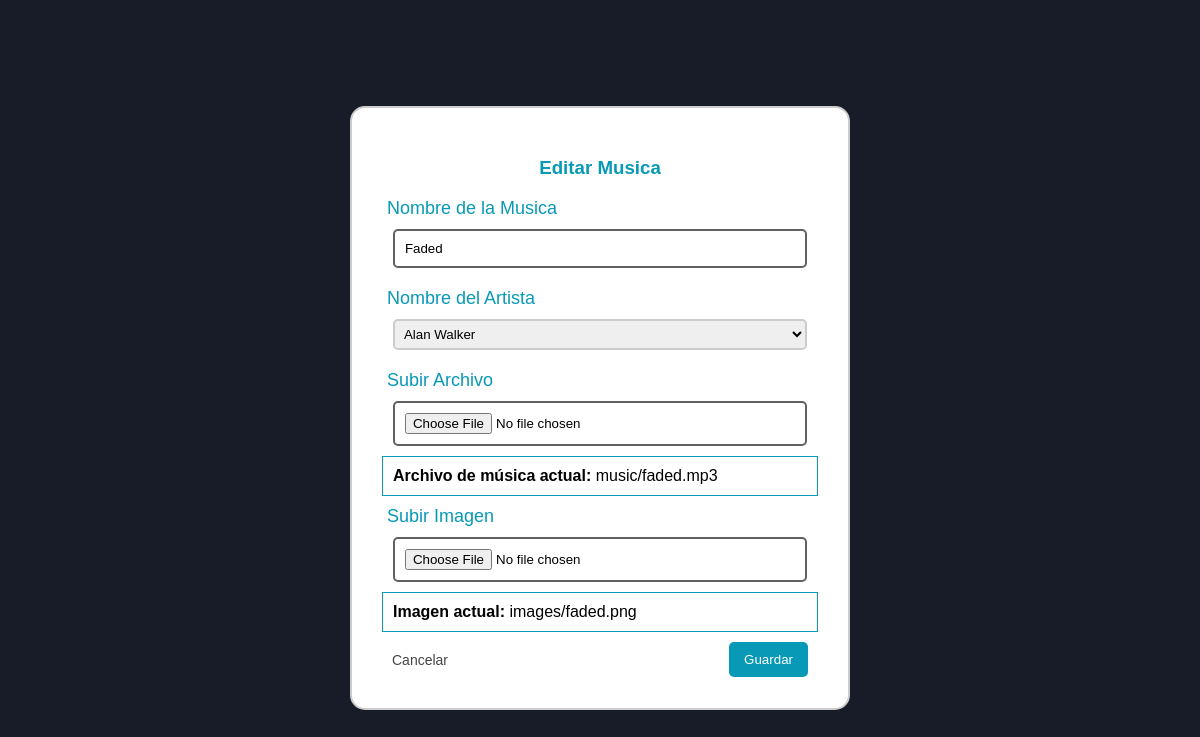
Page /auth/insertSong.php?id=4 (signed in) on the committed database.
### tables this page shows
CREATE TABLE `songs` (
  `id` int(11) NOT NULL,
  `title` varchar(50) NOT NULL,
  `filePath` varchar(50) NOT NULL,
  `imgPath` varchar(50) NOT NULL,
  `dateAdded` timestamp NOT NULL DEFAULT current_timestamp(),
  `singerID` int(11) NOT NULL
);

CREATE TABLE `singers` (
  `id` int(11) NOT NULL,
  `name` varchar(50) NOT NULL,
  `info` varchar(255) NOT NULL,
  `image` varchar(50) NOT NULL
);

### auth/insertSong.php (the view, shortened to what this page needs)
<?php
include("../utils/dbConnection.php");
$getSingers = "SELECT * from singers";
$result = mysqli_query($conn, $getSingers);
$singers = mysqli_fetch_all($result, MYSQLI_ASSOC);
$titleUpdate = $singerIDfff = "";
$formTitle = "Registrar Musica";
if (isset($_GET['id'])) {
    $id = $_GET['id'];
    $sql2 = "SELECT * FROM songs WHERE id= '$id' ";
    $res2 = mysqli_query($conn, $sql2);
    $data = mysqli_fetch_array($res2);
    $titleUpdate = $data["title"];
    $singerIDfff = isset($data["singerID"]) ? $data["singerID"] : '';
    $formTitle = "Editar Musica";
}
?>
<!DOCTYPE html>
<html lang="es">
<head>
    <link rel="stylesheet" href="./css/song.css">
    <link rel="stylesheet" href="https://cdnjs.cloudflare.com/ajax/libs/font-awesome/4.7.0/css/font-awesome.min.css">
</head>
</head>
<body>
    <div class="add-info">
        <form class="form-insert" method="POST" enctype="multipart/form-data">
        <h3 class="notice"><?php echo $formTitle; ?></h3>
            <label>Nombre de la Musica</label>
            <input type="text" name="title" placeholder="Título" value="<?php echo htmlspecialchars($titleUpdate); ?>">
            <label>Nombre del Artista</label>
            <select name="singer">
                <?php foreach ($singers as $singer) : ?>
                    <option value='<?php echo $singer['id']; ?>' <?php echo ($singer['id'] == $singerIDfff) ? 'selected' : ''; ?>>
                        <?php echo $singer['name']; ?>
                    </option>
                <?php endforeach; ?>
            </select>
            <label>Subir Archivo</label>
    <input type="file" name="mp3" accept=".mp3, .wav, audio/mpeg, audio/wav">
    <?php if (isset($_GET['id']) && !empty($data['filePath'])) : ?>
    <p style="padding: 10px; margin: 10px 0; border: 1px solid #0799b6; color: black;">
        <strong>Archivo de música actual:</strong> <?php echo $data['filePath']; ?>
    </p>
<?php endif; ?>
    <label>Subir Imagen</label>
    <input type="file" name="image" accept="image/*">
    <?php if (isset($_GET['id']) && !empty($data['imgPath'])) : ?>
    <p style="padding: 10px; margin: 10px 0; border: 1px solid #0799b6; color: black;">
        <strong>Imagen actual:</strong> <?php echo $data['imgPath']; ?>
    </p>
<?php endif; ?>
            <a href="editSong.php" class="ca">Cancelar</a>
            <button type="submit" name="submit" style="cursor: pointer;">Guardar</button>
        </form>
    </div>
</body>
</html>

### auth/css/song.css (style rules this page uses)
* { font-family: sans-serif; box-sizing: border-box; }
body { background:#181c29; display: flex; justify-content: center; height: 100vh; align-items: center; flex-direction: column; }
.ca { font-size: 14px; display: inline-block; padding: 10px; text-decoration: none; color: #444; }
.notice { color: #0799b6; display: block; text-align: center; }
.form-insert { width: 500px; border: 2px solid #ccc; background-color: #fff; border-radius: 15px; padding: 30px; }
.form-insert input { display: block; border: 2px solid #616161; width: 95%; padding: 10px; margin: 10px auto; border-radius: 5px; }
.form-insert label { color: #0799b6; font-size: 18px; padding: 5px; }
.form-insert select { display: block; border: 2px solid #ccc; width: 95%; padding: 5px; margin: 10px auto; border-radius: 5px; }
.form-insert button { float: right; background: #0799B6; padding: 10px 15px; color: #fff; border-radius: 5px; margin-right: 10px; border: none; }

### rows in the picture
songs: title "Faded", singer "Alan Walker", filePath "music/faded.mp3", imgPath "images/faded.png"

### other values in the picture
$formTitle "Editar Musica"
